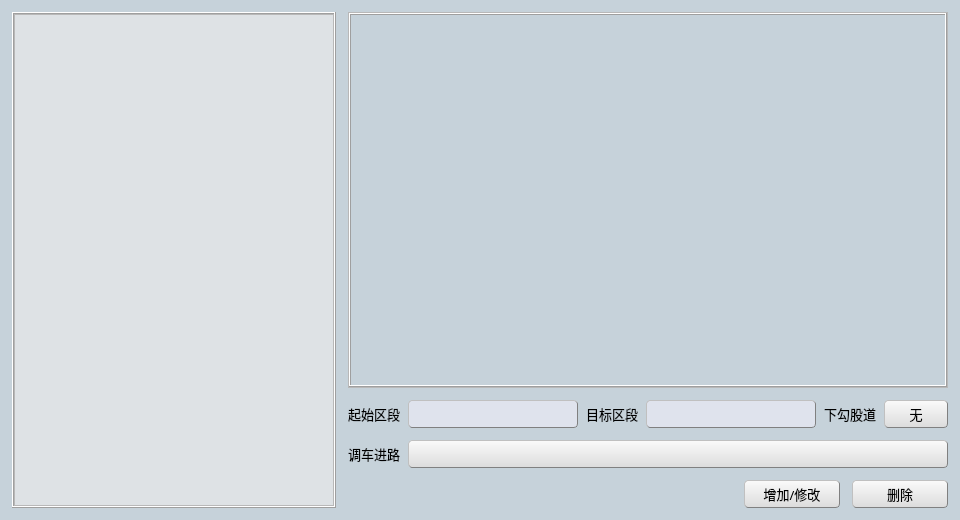
<?xml version="1.0" encoding="UTF-8"?>
<ui version="4.0">
 <class>PriorRouteSetting</class>
 <widget class="QWidget" name="PriorRouteSetting">
  <property name="geometry">
   <rect>
    <x>0</x>
    <y>0</y>
    <width>960</width>
    <height>520</height>
   </rect>
  </property>
  <property name="sizePolicy">
   <sizepolicy hsizetype="Preferred" vsizetype="Preferred">
    <horstretch>0</horstretch>
    <verstretch>0</verstretch>
   </sizepolicy>
  </property>
  <property name="minimumSize">
   <size>
    <width>960</width>
    <height>520</height>
   </size>
  </property>
  <property name="maximumSize">
   <size>
    <width>960</width>
    <height>520</height>
   </size>
  </property>
  <property name="palette">
   <palette>
    <active>
     <colorrole role="Base">
      <brush brushstyle="SolidPattern">
       <color alpha="255">
        <red>222</red>
        <green>226</green>
        <blue>229</blue>
       </color>
      </brush>
     </colorrole>
     <colorrole role="Window">
      <brush brushstyle="SolidPattern">
       <color alpha="255">
        <red>198</red>
        <green>210</green>
        <blue>218</blue>
       </color>
      </brush>
     </colorrole>
    </active>
    <inactive>
     <colorrole role="Base">
      <brush brushstyle="SolidPattern">
       <color alpha="255">
        <red>222</red>
        <green>226</green>
        <blue>229</blue>
       </color>
      </brush>
     </colorrole>
     <colorrole role="Window">
      <brush brushstyle="SolidPattern">
       <color alpha="255">
        <red>198</red>
        <green>210</green>
        <blue>218</blue>
       </color>
      </brush>
     </colorrole>
    </inactive>
    <disabled>
     <colorrole role="Base">
      <brush brushstyle="SolidPattern">
       <color alpha="255">
        <red>198</red>
        <green>210</green>
        <blue>218</blue>
       </color>
      </brush>
     </colorrole>
     <colorrole role="Window">
      <brush brushstyle="SolidPattern">
       <color alpha="255">
        <red>198</red>
        <green>210</green>
        <blue>218</blue>
       </color>
      </brush>
     </colorrole>
    </disabled>
   </palette>
  </property>
  <property name="windowTitle">
   <string>Form</string>
  </property>
  <property name="autoFillBackground">
   <bool>true</bool>
  </property>
  <property name="styleSheet">
   <string notr="true">QPushButton
{
	background-color: rgb(240, 240, 240);
	border:1px groove gray;
	border-radius:4px;
	padding:2px 4px;
	border-style:outset;
	background-color: qlineargradient(spread:pad, x1:0, y1:1, x2:0, y2:0, stop:0 rgba(220, 220, 220, 255), stop:1 rgba(250, 250, 250, 255));
}

QPushButton:hover
{
	background-color: rgb(229, 241, 251);
	color:black
}
QPushButton:pressed
{
	background-color: rgb(204, 228, 247);
	border-style:inset
}</string>
  </property>
  <layout class="QHBoxLayout" name="horizontalLayout_4">
   <property name="spacing">
    <number>12</number>
   </property>
   <property name="leftMargin">
    <number>12</number>
   </property>
   <property name="topMargin">
    <number>12</number>
   </property>
   <property name="rightMargin">
    <number>12</number>
   </property>
   <property name="bottomMargin">
    <number>12</number>
   </property>
   <item>
    <widget class="QFrame" name="frame_2">
     <property name="frameShape">
      <enum>QFrame::Box</enum>
     </property>
     <property name="frameShadow">
      <enum>QFrame::Raised</enum>
     </property>
     <layout class="QHBoxLayout" name="horizontalLayout_6">
      <property name="spacing">
       <number>0</number>
      </property>
      <property name="leftMargin">
       <number>0</number>
      </property>
      <property name="topMargin">
       <number>0</number>
      </property>
      <property name="rightMargin">
       <number>0</number>
      </property>
      <property name="bottomMargin">
       <number>0</number>
      </property>
      <item>
       <widget class="PriorRouteTable" name="tableView">
        <property name="palette">
         <palette>
          <active>
           <colorrole role="Base">
            <brush brushstyle="SolidPattern">
             <color alpha="255">
              <red>222</red>
              <green>226</green>
              <blue>229</blue>
             </color>
            </brush>
           </colorrole>
          </active>
          <inactive>
           <colorrole role="Base">
            <brush brushstyle="SolidPattern">
             <color alpha="255">
              <red>222</red>
              <green>226</green>
              <blue>229</blue>
             </color>
            </brush>
           </colorrole>
          </inactive>
          <disabled>
           <colorrole role="Base">
            <brush brushstyle="SolidPattern">
             <color alpha="255">
              <red>240</red>
              <green>240</green>
              <blue>240</blue>
             </color>
            </brush>
           </colorrole>
          </disabled>
         </palette>
        </property>
        <property name="font">
         <font>
          <family>微软雅黑</family>
          <pointsize>10</pointsize>
         </font>
        </property>
        <property name="styleSheet">
         <string notr="true"/>
        </property>
       </widget>
      </item>
     </layout>
    </widget>
   </item>
   <item>
    <layout class="QVBoxLayout" name="verticalLayout">
     <property name="spacing">
      <number>12</number>
     </property>
     <item>
      <widget class="QFrame" name="frame">
       <property name="minimumSize">
        <size>
         <width>0</width>
         <height>376</height>
        </size>
       </property>
       <property name="maximumSize">
        <size>
         <width>16777215</width>
         <height>376</height>
        </size>
       </property>
       <property name="frameShape">
        <enum>QFrame::StyledPanel</enum>
       </property>
       <property name="frameShadow">
        <enum>QFrame::Raised</enum>
       </property>
       <layout class="QHBoxLayout" name="horizontalLayout_5">
        <property name="spacing">
         <number>0</number>
        </property>
        <property name="leftMargin">
         <number>0</number>
        </property>
        <property name="topMargin">
         <number>0</number>
        </property>
        <property name="rightMargin">
         <number>0</number>
        </property>
        <property name="bottomMargin">
         <number>0</number>
        </property>
        <item>
         <widget class="QLabel" name="label">
          <property name="minimumSize">
           <size>
            <width>0</width>
            <height>0</height>
           </size>
          </property>
          <property name="maximumSize">
           <size>
            <width>600</width>
            <height>376</height>
           </size>
          </property>
          <property name="autoFillBackground">
           <bool>false</bool>
          </property>
          <property name="styleSheet">
           <string notr="true"/>
          </property>
          <property name="frameShape">
           <enum>QFrame::Box</enum>
          </property>
          <property name="frameShadow">
           <enum>QFrame::Raised</enum>
          </property>
          <property name="text">
           <string/>
          </property>
         </widget>
        </item>
       </layout>
      </widget>
     </item>
     <item>
      <layout class="QHBoxLayout" name="horizontalLayout">
       <property name="spacing">
        <number>8</number>
       </property>
       <item>
        <widget class="QLabel" name="label_2">
         <property name="minimumSize">
          <size>
           <width>52</width>
           <height>28</height>
          </size>
         </property>
         <property name="maximumSize">
          <size>
           <width>52</width>
           <height>28</height>
          </size>
         </property>
         <property name="font">
          <font>
           <family>微软雅黑</family>
           <pointsize>10</pointsize>
          </font>
         </property>
         <property name="text">
          <string>起始区段</string>
         </property>
        </widget>
       </item>
       <item>
        <widget class="QLineEdit" name="lineEdit">
         <property name="minimumSize">
          <size>
           <width>170</width>
           <height>28</height>
          </size>
         </property>
         <property name="maximumSize">
          <size>
           <width>170</width>
           <height>28</height>
          </size>
         </property>
         <property name="styleSheet">
          <string notr="true">border-style: outset; 
border-width: 1px; 
border-color: gray;
background-color: rgb(223, 227, 237);
border-radius:4px;
padding:1px 1px;
color:rgb(102, 102, 102);</string>
         </property>
        </widget>
       </item>
       <item>
        <widget class="QLabel" name="label_3">
         <property name="minimumSize">
          <size>
           <width>52</width>
           <height>28</height>
          </size>
         </property>
         <property name="maximumSize">
          <size>
           <width>52</width>
           <height>28</height>
          </size>
         </property>
         <property name="font">
          <font>
           <family>微软雅黑</family>
           <pointsize>10</pointsize>
          </font>
         </property>
         <property name="text">
          <string>目标区段</string>
         </property>
        </widget>
       </item>
       <item>
        <widget class="QLineEdit" name="lineEdit_2">
         <property name="minimumSize">
          <size>
           <width>170</width>
           <height>28</height>
          </size>
         </property>
         <property name="maximumSize">
          <size>
           <width>170</width>
           <height>28</height>
          </size>
         </property>
         <property name="styleSheet">
          <string notr="true">border-style: outset; 
border-width: 1px; 
border-color: gray;
background-color: rgb(223, 227, 237);
border-radius:4px;
padding:1px 1px;
color:rgb(102, 102, 102);</string>
         </property>
        </widget>
       </item>
       <item>
        <widget class="QLabel" name="label_4">
         <property name="minimumSize">
          <size>
           <width>52</width>
           <height>28</height>
          </size>
         </property>
         <property name="maximumSize">
          <size>
           <width>52</width>
           <height>28</height>
          </size>
         </property>
         <property name="font">
          <font>
           <family>微软雅黑</family>
           <pointsize>10</pointsize>
          </font>
         </property>
         <property name="text">
          <string>下勾股道</string>
         </property>
        </widget>
       </item>
       <item>
        <widget class="QPushButton" name="pushButton_3">
         <property name="minimumSize">
          <size>
           <width>64</width>
           <height>28</height>
          </size>
         </property>
         <property name="maximumSize">
          <size>
           <width>64</width>
           <height>28</height>
          </size>
         </property>
         <property name="font">
          <font>
           <family>微软雅黑</family>
           <pointsize>10</pointsize>
          </font>
         </property>
         <property name="text">
          <string>无</string>
         </property>
        </widget>
       </item>
      </layout>
     </item>
     <item>
      <layout class="QHBoxLayout" name="horizontalLayout_2">
       <property name="spacing">
        <number>8</number>
       </property>
       <item>
        <widget class="QLabel" name="label_5">
         <property name="minimumSize">
          <size>
           <width>52</width>
           <height>28</height>
          </size>
         </property>
         <property name="maximumSize">
          <size>
           <width>52</width>
           <height>28</height>
          </size>
         </property>
         <property name="font">
          <font>
           <family>微软雅黑</family>
           <pointsize>10</pointsize>
          </font>
         </property>
         <property name="text">
          <string>调车进路</string>
         </property>
        </widget>
       </item>
       <item>
        <widget class="QPushButton" name="pushButton_4">
         <property name="minimumSize">
          <size>
           <width>0</width>
           <height>28</height>
          </size>
         </property>
         <property name="maximumSize">
          <size>
           <width>16777215</width>
           <height>28</height>
          </size>
         </property>
         <property name="font">
          <font>
           <family>微软雅黑</family>
           <pointsize>10</pointsize>
          </font>
         </property>
         <property name="styleSheet">
          <string notr="true">text-align:left</string>
         </property>
         <property name="text">
          <string/>
         </property>
        </widget>
       </item>
      </layout>
     </item>
     <item>
      <layout class="QHBoxLayout" name="horizontalLayout_3">
       <property name="spacing">
        <number>12</number>
       </property>
       <item>
        <widget class="QLabel" name="label_6">
         <property name="minimumSize">
          <size>
           <width>0</width>
           <height>28</height>
          </size>
         </property>
         <property name="maximumSize">
          <size>
           <width>16777215</width>
           <height>28</height>
          </size>
         </property>
         <property name="text">
          <string/>
         </property>
        </widget>
       </item>
       <item>
        <widget class="QPushButton" name="pushButton_5">
         <property name="minimumSize">
          <size>
           <width>96</width>
           <height>28</height>
          </size>
         </property>
         <property name="maximumSize">
          <size>
           <width>96</width>
           <height>28</height>
          </size>
         </property>
         <property name="font">
          <font>
           <family>微软雅黑</family>
           <pointsize>10</pointsize>
          </font>
         </property>
         <property name="text">
          <string>增加/修改</string>
         </property>
        </widget>
       </item>
       <item>
        <widget class="QPushButton" name="pushButton_6">
         <property name="minimumSize">
          <size>
           <width>96</width>
           <height>28</height>
          </size>
         </property>
         <property name="maximumSize">
          <size>
           <width>96</width>
           <height>28</height>
          </size>
         </property>
         <property name="font">
          <font>
           <family>微软雅黑</family>
           <pointsize>10</pointsize>
          </font>
         </property>
         <property name="text">
          <string>删除</string>
         </property>
        </widget>
       </item>
      </layout>
     </item>
    </layout>
   </item>
  </layout>
 </widget>
 <customwidgets>
  <customwidget>
   <class>PriorRouteTable</class>
   <extends>QTableView</extends>
   <header>priorroutetable.h</header>
  </customwidget>
 </customwidgets>
 <resources/>
 <connections/>
</ui>
